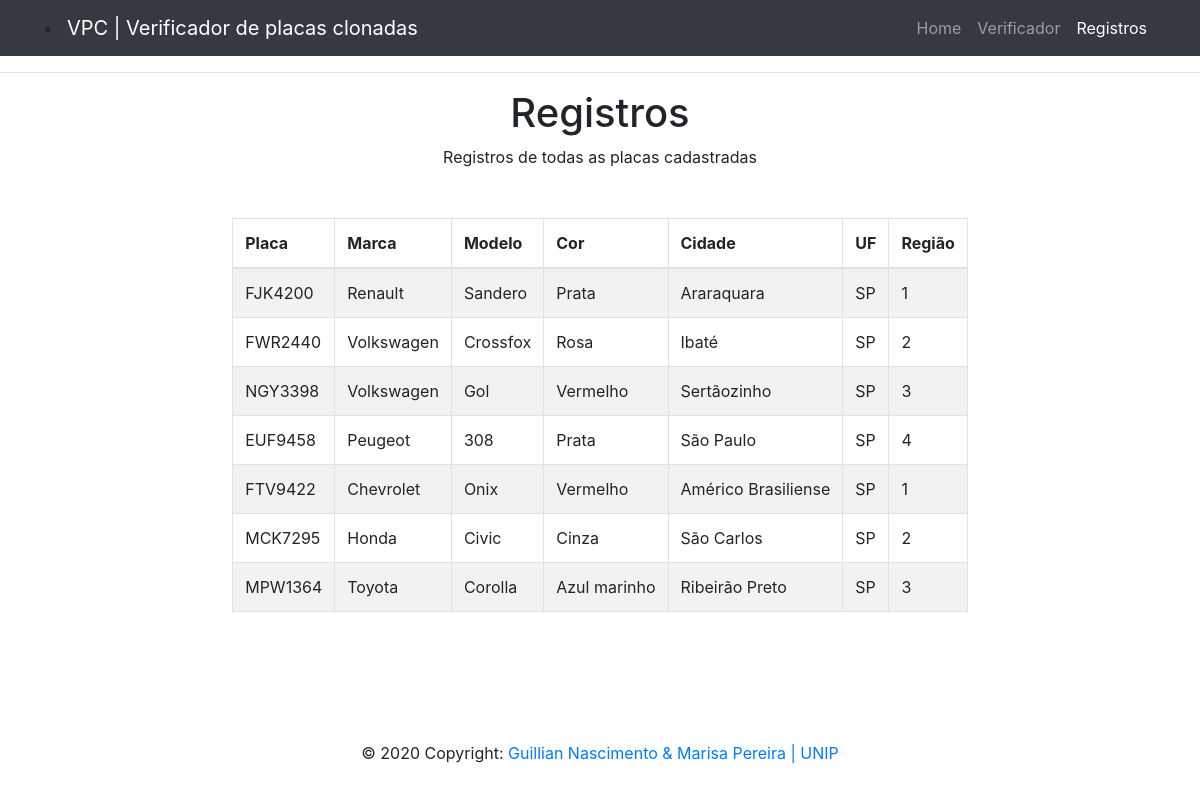
The app's page /registers with its own data.
### app/models.py (models this page shows)
class Plates(db.Model):
    __tablename__ = 'licensePlate'
    id = db.Column(db.Integer, primary_key=True, unique=True, nullable=False)
    plate = db.Column(db.String(7), unique=True, nullable=False)
    make = db.Column(db.String(100), nullable=False)
    model = db.Column(db.String(100), nullable=False)
    color = db.Column(db.String(100), nullable=False)
    city = db.Column(db.String(100), nullable=False)
    state = db.Column(db.String(2), nullable=False)
    region = db.Column(db.Integer, nullable=False)

### app/routes.py (the view)
@app.route('/registers')
def registers():
    registers = models.Plates.query.all()
    return render_template('registers.html', title='Registers', registers=registers, len=len(registers),
                           currentRegisters='active')

### app/templates/registers.html (shortened to what this page needs)
{% extends "base.html" %}
{% block content %}
<h1 align="center">Registros</h1>
<div align="center">Registros de todas as placas cadastradas</div>
<br>
<br>
<table align="center">
    <tr>
        <td>
            <table class="table table-striped table-bordered table-hover">
                <thead>
                <tr>
                    <th> Placa </th>
                    <th> Marca </th>
                    <th> Modelo </th>
                    <th> Cor </th>
                    <th> Cidade </th>
                    <th> UF </th>
                    <th> Região </th>
                </tr>
                </thead>
                <tbody>
                {% for i in range(0,len) %}
                <tr>
                    <td> {{ registers[i].plate }} </td>
                    <td> {{ registers[i].make }} </td>
                    <td> {{ registers[i].model }}</td>
                    <td> {{ registers[i].color }}</td>
                    <td> {{ registers[i].city }} </td>
                    <td> {{ registers[i].state }} </td>
                    <td> {{ registers[i].region }} </td>
                </tr>
                {% endfor %}
                </tbody>
            </table>
        </td>
</table>
<br>
<br>
{% endblock %}

### app/templates/base.html (shortened to what this page needs)
<!DOCTYPE html>
<html>
<head>
    <link rel="stylesheet" href="https://cdn.jsdelivr.net/npm/bootstrap@4.5.3/dist/css/bootstrap.min.css">
</head>
<body>
<nav class="navbar navbar-expand-lg navbar-dark bg-dark static-top">
    <div class="container">
        <li class="main-logo">
        </li>
        <a class="navbar-brand" href="/index">VPC | Verificador de placas clonadas</a>
        <div class="collapse navbar-collapse" id="navbarResponsive">
            <ul class="navbar-nav ml-auto">
                <li class="nav-item {{(currentHome)}}">
                    <a class="nav-link" href="/index">Home
                        </a>
                </li>
                <li class="nav-item {{(currentCheck)}}">
                    <a class="nav-link" href="/checker">Verificador</a>
                </li>
                <li class="nav-item {{(currentRegisters)}}">
                    <a class="nav-link" href="/registers">Registros</a>
                </li>
            </ul>
        </div>
    </div>
</nav>
<hr>
{% block content %}
{% endblock %}
</body>
<br>
<br>
<footer class="footer">
    <div class="footer-copyright text-center py-3">© 2020 Copyright:
        <a href="#"> Guillian Nascimento & Marisa Pereira | UNIP </a>
    </div>
</footer>
</html>

### records on screen
Plates: plate "FJK4200", make "Renault", model "Sandero", color "Prata", city "Araraquara", state "SP", region "1"
Plates: plate "FWR2440", make "Volkswagen", model "Crossfox", color "Rosa", city "Ibaté", state "SP", region "2"
Plates: plate "NGY3398", make "Volkswagen", model "Gol", color "Vermelho", city "Sertãozinho", state "SP", region "3"
Plates: plate "EUF9458", make "Peugeot", model "308", color "Prata", city "São Paulo", state "SP", region "4"
Plates: plate "FTV9422", make "Chevrolet", model "Onix", color "Vermelho", city "Américo Brasiliense", state "SP", region "1"
Plates: plate "MCK7295", make "Honda", model "Civic", color "Cinza", city "São Carlos", state "SP", region "2"
Plates: plate "MPW1364", make "Toyota", model "Corolla", color "Azul marinho", city "Ribeirão Preto", state "SP", region "3"
